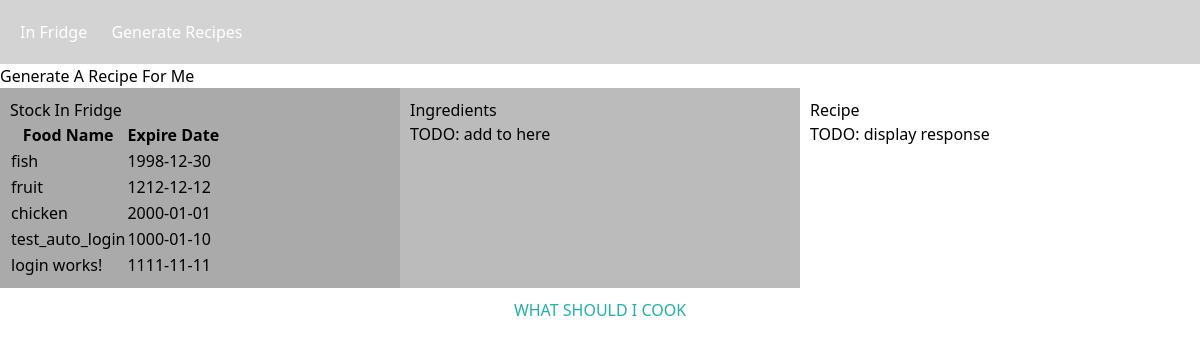
The page /recipes (signed in) on the database its author committed.
### main1.py (models this page shows, shortened)
class Stock(db.Model):  # Represents a food table storing all the food and expiration dates, each associated with a user id
    id = db.Column(db.Integer, primary_key=True)
    user_id = db.Column(db.Integer, nullable=False)
    food_name = db.Column(db.String(100), nullable=False)
    expiration_date = db.Column(db.Date, nullable=False)

### main1.py (the view)
@app.route("/recipes")
def recipes():
  return render_template('recipes.html', stock_query=query_stock(current_user.id))

### main1.py (called while the page is built)
@login_manager.user_loader
def load_user(user_id):
    return User.query.get(user_id)

def query_stock(user_id):
    result = db.session.execute(db.select(Stock.food_name, Stock.expiration_date).where(Stock.user_id == user_id)).all()
    return result

### templates/recipes.html
{% extends "layout.html" %}
{% block content %}
<h1>Generate A Recipe For Me</h1>
<div class="row">
    <div class="column" style="background-color:#aaa;">
        <h2>Stock In Fridge</h2>
        <table>
            <tr>
                <th>Food Name</th>
                <th>Expire Date</th>
                <th></th>
              </tr>
                {% for f in stock_query%}
                <tr>
                    <td>{{f[0]}}</td>
                    <td>{{f[1]}}</td>
                </tr>
                {% endfor %}
          </table>
    </div>
    <div class="column" style="background-color:#bbb;">
        <h2>Ingredients</h2>
        <p>TODO: add to here</p>
    </div>
    <div class="column" style="background-color:#fff;">
        <h2>Recipe</h2>
        <p>TODO: display response</p>
    </div>
</div>
<div class="center">
    <button class="btn">
        WHAT SHOULD I COOK
    </button>
</div>
{% endblock content%}

### templates/layout.html (style rules this page uses)
.row { display: flex; }
.column { flex: 50%; padding: 10px; }
.btn { color: lightseagreen; padding:10px }
.center { display: flex; justify-content: center; align-items: center; }

### rows shown on the page
Stock: food_name "fish", expiration_date "1998-12-30"
Stock: food_name "fruit", expiration_date "1212-12-12"
Stock: food_name "chicken", expiration_date "2000-01-01"
Stock: food_name "test_auto_login", expiration_date "1000-01-10"
Stock: food_name "login works!", expiration_date "1111-11-11"
